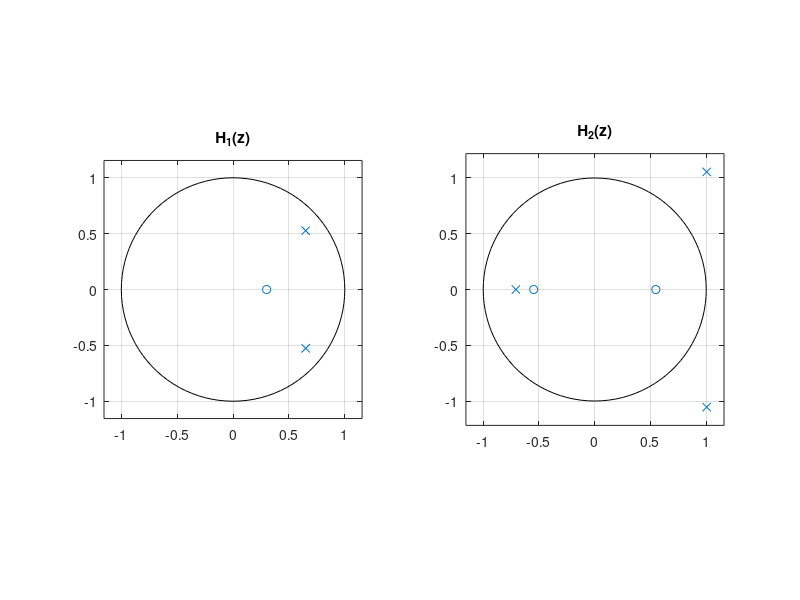
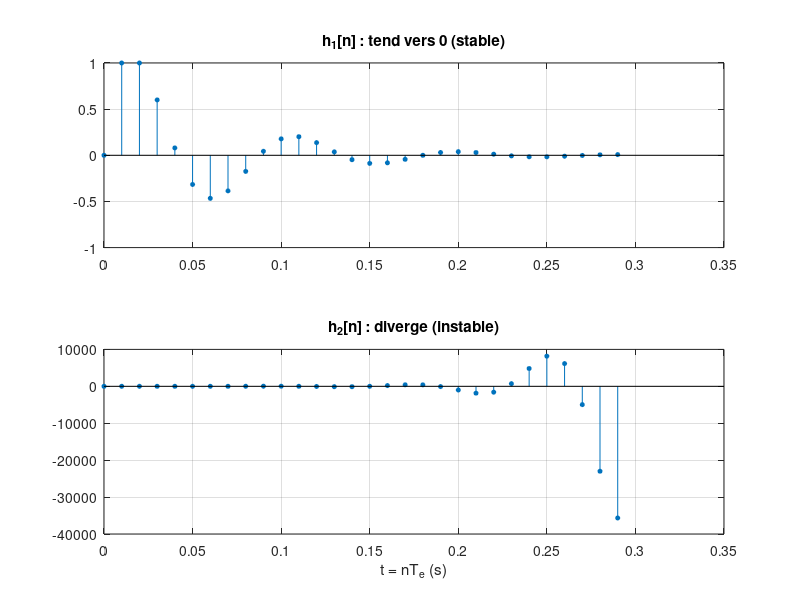
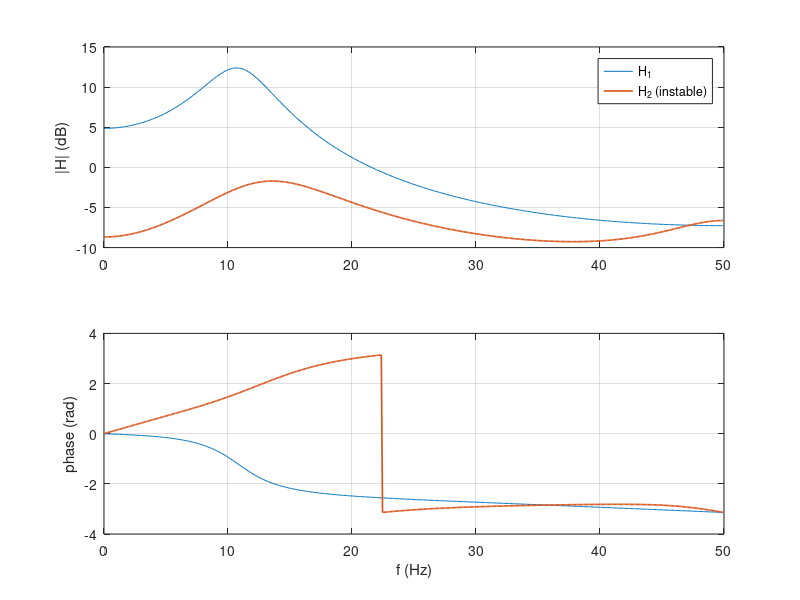
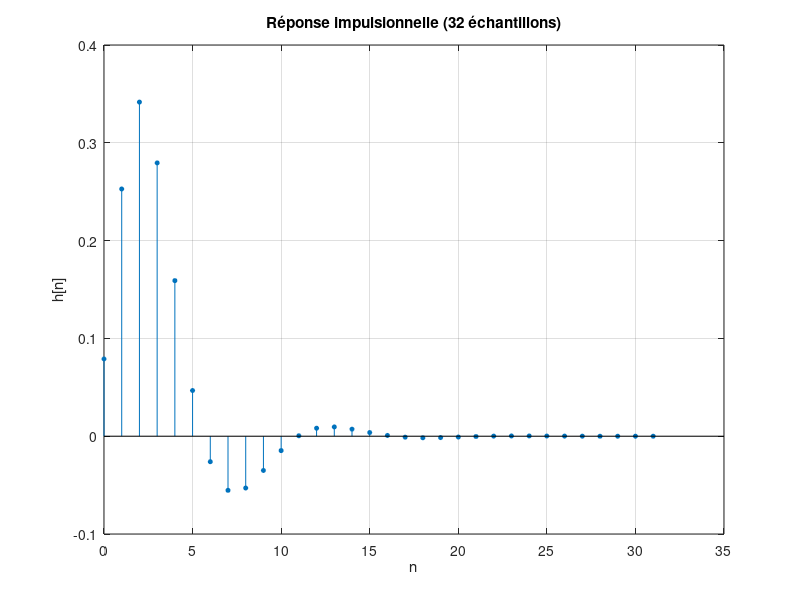

Reproduce these figures in MATLAB, in order.
%% TP4 : Analyse des filtres numériques
% Traitement du signal - IIA 3, INSAT
% Youssef El Mhamdi, IIA 3/1 - projet Nyquist
%
% ATTENTION : énoncé NON VÉRIFIÉ sur le fascicule original (transcription).
% Les pauses de 5 s demandées par l'énoncé sont conservées.
% Les lignes "@param" sont réglables (curseurs du site).
clear; close all; clc;

%% I.1 Période d'échantillonnage et coefficients de la TZ
% H1(z) = (z - 0.3)/(z^2 - 1.3z + 0.7)
% H2(z) = (z^2 - 0.3)/(z^3 - 1.3z^2 + 0.7z + 1.5)
% Coefficients en puissances DÉCROISSANTES de z, comme écrits dans l'énoncé.
Te = 0.01;
Num1 = [1 -0.3];      Den1 = [1 -1.3 0.7];
Num2 = [1 0 -0.3];    Den2 = [1 -1.3 0.7 1.5];

%% I.2 La TZ avec tf (affichée : pas de point-virgule)
% Le programme fourni utilise dfilt.df1, un ancien objet de la Signal
% Processing Toolbox ; tf(Num, Den, Te) donne la TZ avec sa période
% d'échantillonnage (errata E-TS7, « %H=ft(...) » se lit tf).
H1 = tf(Num1, Den1, Te)
pause(5)
H2 = tf(Num2, Den2, Te)
pause(5)

%% I.3 Zéros et pôles dans le plan complexe
% Un filtre causal est stable si tous ses pôles sont dans le cercle unité.
zeros1 = roots(Num1)
poles1 = roots(Den1)
zeros2 = roots(Num2)
poles2 = roots(Den2)
module_poles1 = abs(poles1)     % sqrt(0.7) = 0.837 : H1 stable
module_poles2 = abs(poles2)     % deux pôles de module 1.456 : H2 instable
stable1 = all(module_poles1 < 1)
stable2 = all(module_poles2 < 1)
figure('Name', 'I.3 - Pôles et zéros');
subplot(1, 2, 1); zplane(zeros1, poles1); title('H_1(z)');
subplot(1, 2, 2); zplane(zeros2, poles2); title('H_2(z)');
pause(5)

%% I.4 Transformée en z inverse (impz)
% impz(b, a) lit b et a en puissances CROISSANTES de z^-1. En divisant par
% la plus haute puissance de z :
%   H1(z) = (z^-1 - 0.3 z^-2)/(1 - 1.3 z^-1 + 0.7 z^-2)  ->  b1 = [0 1 -0.3]
% On complète donc Num à gauche par des zéros jusqu'à la longueur de Den.
% Division à la main : h1 = 0, 1, 1, 0.6, 0.08, ...
%   h(n) = 1.3 h(n-1) - 0.7 h(n-2) + (entrées)  pour n >= 3
b1 = [zeros(1, numel(Den1) - numel(Num1)) Num1]
b2 = [zeros(1, numel(Den2) - numel(Num2)) Num2]
n_imp = 30;                     % @param n_imp 5..100/1 nombre d'échantillons calculés
h1 = impz(b1, Den1, n_imp).';
h2 = impz(b2, Den2, n_imp).';
n = 0:n_imp-1;
h1_division = filter(b1, Den1, [1 zeros(1, n_imp - 1)]);
ecart_impz_filter = max(abs(h1 - h1_division))   % 0
premiers_termes_h1 = h1(1:5)                     % 0 1 1 0.6 0.08
figure('Name', 'I.4 - Réponses impulsionnelles');
subplot(2, 1, 1); stem(n*Te, h1, 'filled', 'MarkerSize', 3); grid on; title('h_1[n] : tend vers 0 (stable)');
subplot(2, 1, 2); stem(n*Te, h2, 'filled', 'MarkerSize', 3); grid on; title('h_2[n] : diverge (instable)');
xlabel('t = nT_e (s)');
pause(5)

%% I.5 Réponse en fréquence (freqz) : amplitude et phase dans la même figure
% Le programme fourni écrit freqz(Num, Den, 1/Te) : le 3e argument est un
% NOMBRE DE POINTS (100), pas la fréquence d'échantillonnage (errata E-TS7).
% Forme correcte : freqz(b, a, nPoints, Fe), axe de 0 à Fe/2 en Hz.
% Pour H2 (instable), freqz calcule H(e^{j2pi f Te}) mais ce n'est pas une
% réponse en régime permanent : la sortie diverge.
n_freq = 512;                   % @param n_freq 16..2048/1 nombre de points de fréquence
Fe = 1/Te;
[Hf1, f1] = freqz(b1, Den1, n_freq, Fe);
[Hf2, f2] = freqz(b2, Den2, n_freq, Fe);
Hf1 = Hf1.'; f1 = f1.'; Hf2 = Hf2.'; f2 = f2.';
gain_continu_1 = abs(Hf1(1))    % H1(1) = 0.7/0.4 = 1.75
[gain_max_1, i_max] = max(abs(Hf1));
gain_max_1
f_resonance_1 = f1(i_max)
figure('Name', 'I.5 - Réponse en fréquence');
subplot(2, 1, 1); plot(f1, 20*log10(abs(Hf1)), f2, 20*log10(abs(Hf2)), 'LineWidth', 1.2); grid on;
ylabel('|H| (dB)'); legend('H_1', 'H_2 (instable)');
subplot(2, 1, 2); plot(f1, angle(Hf1), f2, angle(Hf2), 'LineWidth', 1.2); grid on;
ylabel('phase (rad)'); xlabel('f (Hz)');
pause(5)

%% Hors-fascicule invfreqz : retrouver Num et Den à partir de la réponse en fréquence
% L'objectif du TP cite invfreqz sans question associée : on vérifie qu'il
% retrouve les coefficients de H1 à partir de sa réponse en fréquence.
[b1_estime, a1_estime] = invfreqz(Hf1, 2*pi*f1/Fe, numel(b1) - 1, numel(Den1) - 1);
ecart_invfreqz = max(abs([b1_estime - b1, a1_estime - Den1]))

%% II.1 Filtre passe-bas RII du second ordre : réponse impulsionnelle (N = 32)
% Dénominateur imprimé 0.516z^2 - 1.2z + 1 : pôles de module 1.392, filtre
% INSTABLE, qu'on lise les coefficients en z ou en z^-1 (errata E-TS8).
% C'est le polynôme z^2 - 1.2z + 0.516 écrit à l'envers (confusion z / z^-1) ;
% inverser l'ordre des coefficients inverse les pôles : module 1/1.392 = 0.718.
% « ordre du filtre N = 32 » : 32 est le nombre d'échantillons de h[n] ; le
% filtre est d'ordre 2 (errata E-TS9).
b = [0.079 0.158 0.079];
a_imprime = [0.516 -1.2 1];
a_corrige = [1 -1.2 0.516];
utiliser_imprime = 0;           % @param utiliser_imprime {0, 1} 1 : dénominateur tel qu'imprimé (instable)
if utiliser_imprime
    a = a_imprime;
else
    a = a_corrige;
end
module_poles_imprime = abs(roots(a_imprime)).'
module_poles_corrige = abs(roots(a_corrige)).'
N = 32;
h = impz(b, a, N).';
figure('Name', 'II.1 - Réponse impulsionnelle du filtre RII');
stem(0:N-1, h, 'filled', 'MarkerSize', 3); grid on;
xlabel('n'); ylabel('h[n]'); title('Réponse impulsionnelle (32 échantillons)');

%% II.2 Réponse en fréquence sur L = 256 points (amplitude en dB et phase)
L = 256;
[H, w] = freqz(b, a, L);
H = H.'; w = w.';
gain_dB = 20*log10(abs(H));
gain_continu = abs(H(1))        % 0.316/0.316 = 1 (0 dB)
[gain_max, i_max] = max(abs(H));
gain_max                        % léger pic de résonance
w_resonance = w(i_max)/pi       % en multiples de pi rad/échantillon
i_coupure = find(abs(H) < gain_continu/sqrt(2), 1);
w_coupure = w(i_coupure)/pi     % première fréquence sous -3 dB (en multiples de pi)
figure('Name', 'II.2 - Réponse en fréquence du filtre RII');
subplot(2, 1, 1); plot(w/pi, gain_dB, 'LineWidth', 1.2); grid on;
ylabel('|H| (dB)'); title('Réponse en amplitude');
subplot(2, 1, 2); plot(w/pi, angle(H), 'LineWidth', 1.2); grid on;
ylabel('phase (rad)'); xlabel('\omega / \pi'); title('Réponse en phase');

%% II.3 Pôles et zéros dans le plan z
% Zéro double en z = -1 : le gain est nul à Fe/2, c'est bien un passe-bas.
zeros_rii = roots(b)
poles_rii = roots(a)
module_poles_rii = abs(poles_rii)
figure('Name', 'II.3 - Plan z du filtre RII');
zplane(zeros_rii, poles_rii); title('Plan z du filtre RII');
